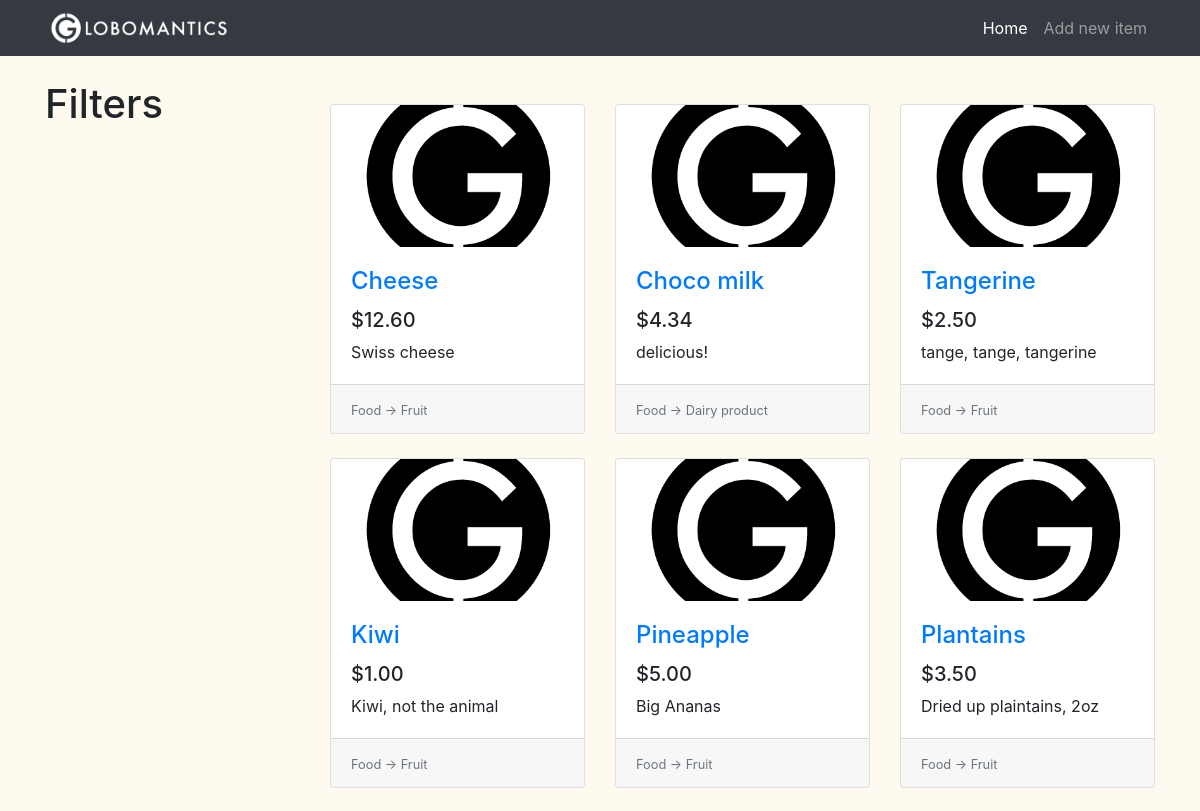
Before: / (upper part) with the older database file.
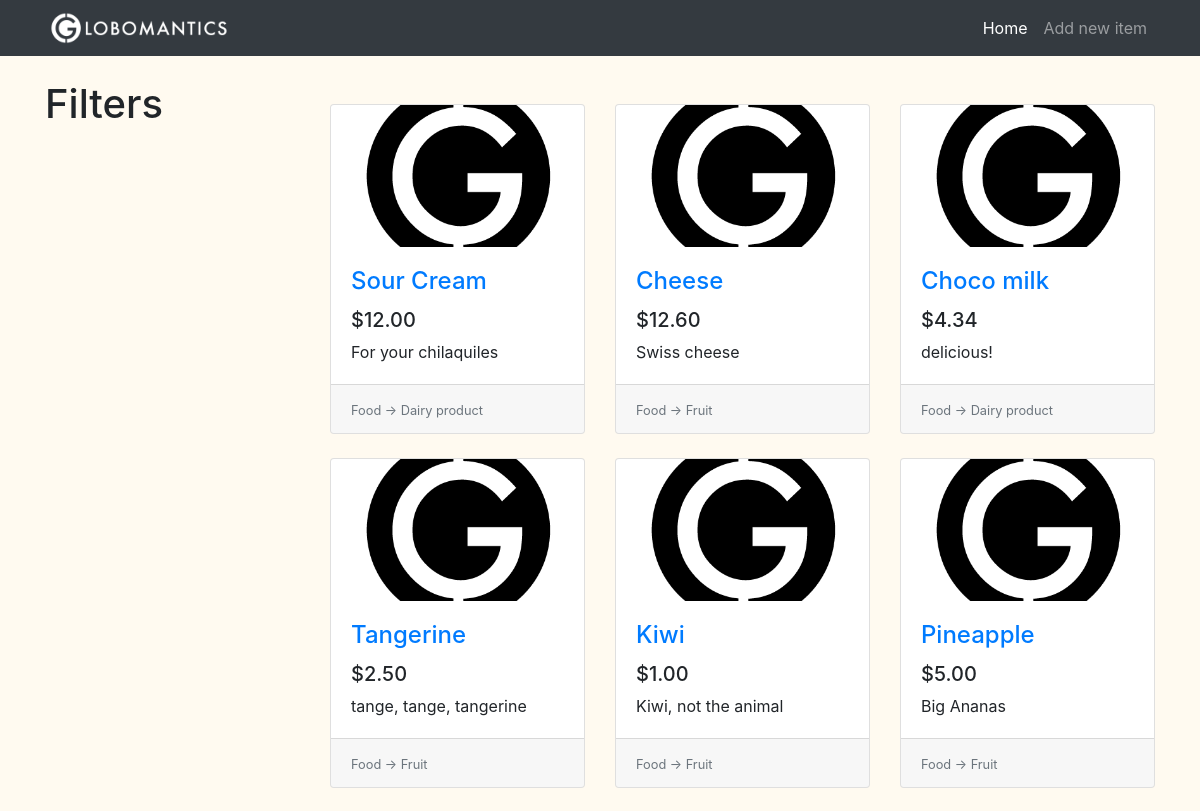
After: the same page with the newer database file.
### tables this page shows
CREATE TABLE items(
                    id              INTEGER PRIMARY KEY AUTOINCREMENT,
                    title           TEXT,
                    description     TEXT,
                    price           REAL,
                    image           TEXT,
                    category_id     INTEGER,
                    subcategory_id  INTEGER,
                    FOREIGN KEY(category_id) REFERENCES categories(id),
                    FOREIGN KEY(subcategory_id) REFERENCES subcategories(id)
);

CREATE TABLE categories(
                    id              INTEGER PRIMARY KEY AUTOINCREMENT,
                    name            TEXT
);

CREATE TABLE subcategories(
                    id              INTEGER PRIMARY KEY AUTOINCREMENT,
                    name            TEXT,
                    category_id     INTEGER,
                    FOREIGN KEY(category_id) REFERENCES categories(id)
);

### application.py (the view)
@app.route('/')
def home():
    conn = get_db()
    c = conn.cursor()
    items_from_db = c.execute("""SELECT
                    i.id, i.title, i.description, i.price, i.image, c.name, s.name
                    FROM
                    items as i
                    INNER JOIN categories AS c ON i.category_id = c.id
                    INNER JOIN subcategories AS s ON i.subcategory_id = s.id
                    ORDER BY i.id DESC
    """)
    items = []
    for row in items_from_db:
        item = {
            "id": row[0],
            "title": row[1],
            "description": row[2],
            "price": row[3],
            "image": row[4],
            "category": row[5],
            "subcategory": row[6]
        }
        items.append(item)
    return render_template('home.html', items=items)

### application.py (called while the page is built)
def get_db():
    db = getattr(g, '_database', None)
    if db is None:
        db = g._database = sqlite3.connect('db/globomantics.db')
    return db

@app.teardown_appcontext
def close_connection(exception):
    db = getattr(g, '_database', None)
    if db is not None:
        db.close()

### templates/home.html (shortened to what this page needs)
{% extends 'base.html' %}
{% set active_page = 'home' %}
{% block content %}
<div class="row">
    <div class="col-lg-3">
        <div class="my-4">
            <h1>Filters</h1>
        </div>
    </div>
    <div class="col-lg-9">
        <div class="row my-5 card-wrapper">
            {% if items %}
                {% for item in items %}
                <div class="col-lg-4 col-md-6 mb-4">
                    <div class="card h-100">
                        <div class="embed-responsive embed-responsive-16by9">
                            <a href="#">
                                <img class="card-img-top embed-responsive-item" src="{{ url_for('static', filename='images/placeholder.png') }}" alt="Article">
                            </a>
                        </div>
                        <div class="card-body">
                            <h4 class="card-title">
                                <a href="#">{{ item.title }}</a>
                            </h4>
                            <h5>{{ "$%.2f" | format(item.price) }}</h5>
                            <p class="card-text">{{ item.description }}</p>
                        </div>
                        <div class="card-footer">
                            <small class="text-muted">
                                {{ item.category }} -> {{ item.subcategory }}
                            </small>
                        </div>
                    </div>
                </div>
                {% endfor %}
            {% else %}
                <h class="offset-lg-3">No items to show.</h>
            {% endif %}
        </div>
    </div>
</div>
{% endblock %}

### templates/base.html (shortened to what this page needs)
<!DOCTYPE html>
<html lang="en">
<head>
    <link rel="stylesheet" href="https://stackpath.bootstrapcdn.com/bootstrap/4.4.1/css/bootstrap.min.css">
    <link rel="stylesheet" href="{{ url_for('static', filename='css/style.css') }}">
</head>
<body>
    <nav class="navbar navbar-expand-lg navbar-dark bg-dark fixed-top">
        <div class="container">
            <a href="{{ url_for('home') }}" class="navbar-brand">
                <img src="{{ url_for('static', filename='images/logo.png') }}" height="40px" alt="Globomantics Logo">
            </a>
            <div class="collapse navbar-collapse" id="navbarResponsive">
                <ul class="navbar-nav ml-auto">
                    <li class="nav-item  {{ 'active' if active_page == 'home' else '' }}">
                        <a href="{{ url_for('home') }}" class="nav-link">Home</a>
                    </li>
                    <li class="nav-item {{ 'active' if active_page == 'new_item' else '' }}">
                        <a href="{{ url_for('new_item' ) }}" class="nav-link">Add new item</a>
                    </li>
                </ul>
            </div>
        </div>
    </nav>
    <div class="container">
    {% block content%}
    {% endblock %}
    </div>
</body>
</html>

### static/css/style.css (style rules this page uses)
body { padding-top: 56px; background-color: floralwhite; }
.navbar-brand { padding-top: 0rem; padding-bottom: 0rem; }
.card-img-top { object-fit: cover; }

Changed rows visible on the page:
no longer on this page (row unchanged): items: title "Plantains", price "$3.50", description "Dried up plaintains, 2oz", category "Food", subcategory "Fruit"
added items: title "Sour Cream", price "$12.00", description "For your chilaquiles", category "Food", subcategory "Dairy product"
